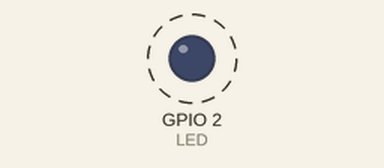
This program was run on a simulated ESP32. Parts: output pins drawn as LEDs (lit = HIGH). Dashed ring = blinking. What the program prints to the serial monitor is not drawn.

Above: at 0.6 s.
Timing chart, 0 to 3.0 s (numbered marks = the images above):
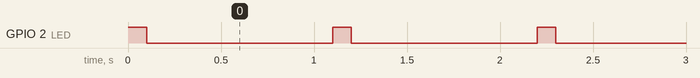

The program:

main.cpp
```cpp
//********* Programa para deletar uma tarefa! *******************************************

/*inclusão da Biblioteca Arduino*/
#include <Arduino.h>

/*inclusão das Biblioteca do FreeRTOS*/
#include "freertos/FreeRTOS.h"
#include "freertos/task.h"

/*Definição do Pino do LED*/
#define LED 2

/* Variáveis para armazenar o handle da Task */
TaskHandle_t xTask1Handle,xTask2Handle;

/* Protótipo das Tasks*/
void vTask1(void *pvParameters );
void vTask2(void *pvParameters );

/* Funções auxiliares */
void vInitHW(void);

/*Função setup - é chamada apenas uma vez na inicialização */
void setup() {

  vInitHW();      /* Configuração do Hardware */

  /* Cria a vTask1 */
  xTaskCreate(
              vTask1                              /* Ponteiro para a função vTask1*/
              ,  "Task1"                          /* Nome da Task */
              ,  configMINIMAL_STACK_SIZE + 1048  /* Stack Size*/
              ,  NULL                             /* Parametro passado para a task*/
              ,  1                                /* Prioridade da task*/
              ,  &xTask1Handle                    /* Handle da task*/
              );

    /* Cria a vTask2 */
    xTaskCreate(
              vTask2                              /* Ponteiro para a função vTask2 */
              ,  "Task2"                          /* Nome da Task */
              ,  configMINIMAL_STACK_SIZE + 1048  /* Stack Size*/
              ,  NULL                             /* Parametro passado para a task*/
              ,  2                                /* Prioridade da task*/
              ,  &xTask2Handle                    /* Handle da task*/
              );
}

/* Função Init Harware */
void vInitHW(void)
{
    Serial.begin(9600); /* Inicializa comunicação serial com baudrate de 9600 bps */
    pinMode(LED,OUTPUT); /* Configura pino do LED como saída Digital */

}

/* Função loop */
void loop() {
    vTaskDelay(pdMS_TO_TICKS(3000));    /* Delay de 3 segundos */
}

/* Task 1 -  Blink LED */
void vTask1(void *pvParameters )
{
  (void) pvParameters;

  while(1)
  {
    digitalWrite(LED,HIGH);
    vTaskDelay(pdMS_TO_TICKS(100));     /*Delay de 100 ms*/
    digitalWrite(LED,LOW);
    vTaskDelay(pdMS_TO_TICKS(1000));    /* Delay de 1 segundos */
  }
}

/* Task Blink LED */
void vTask2(void *pvParameters )
{

  (void) pvParameters;  /* Apenas para o Compilador não retornar warnings */
  uint8_t count = 0;      /* declara e inicializa variável contador com 0*/

  while(1)
  {
    /* Imprime valor do contador na Serial*/
    Serial.println("Task 2: " + String(count++));

    /*Verifica valor do contador*/
    if(count>=20) /*se maior ou igual a 10*/
    {
        if(xTask1Handle != NULL)    /*verifica se o handle da task é diferente de NULL*/
        {
          Serial.println("Task 1 Deletada!"); /*Mensagem na serial*/
          vTaskDelete(xTask1Handle);          /*Deleta task 1*/
          digitalWrite(LED,LOW);              /*Garante que LED ficará apagado*/
          xTask1Handle = NULL;                /*atualiza valor da variável para NULL*/
        }
    }
    if(count>=25) /*se maior ou igual a 25*/
    {

      Serial.println("Task 2 Deletada!"); /*Mensagem na serial*/
      vTaskDelete(xTask2Handle);          /*Deleta task 2*/
    }


    vTaskDelay(pdMS_TO_TICKS(500));    /* Delay de 0.5 segundos */
  }
}
```

Measured:
- by itself, GPIO 2 (LED): alternates HIGH for 0.10 s and LOW for 1.0 s, 18 changes in all, then stays LOW
